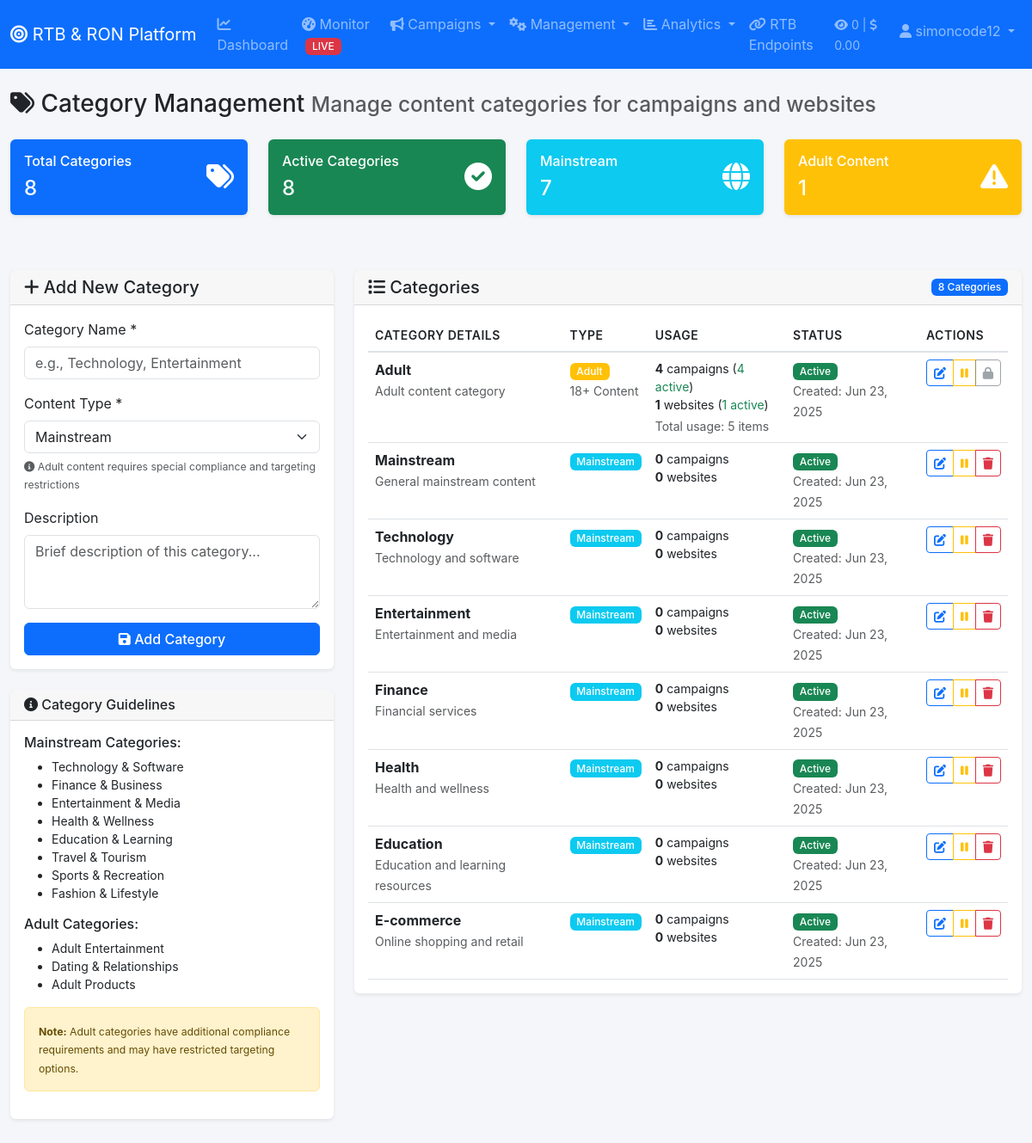
The page /admin/category.php (signed in) on the database its author committed.
### tables this page shows
CREATE TABLE `categories` (
  `id` int(11) NOT NULL,
  `name` varchar(100) NOT NULL,
  `description` text DEFAULT NULL,
  `type` enum('adult','mainstream') DEFAULT 'mainstream',
  `status` enum('active','inactive') DEFAULT 'active',
  `created_at` timestamp NULL DEFAULT current_timestamp(),
  `updated_at` timestamp NULL DEFAULT current_timestamp() ON UPDATE current_timestamp()
);

### config/database.php (called while the page is built, shortened)
<?php
function formatNumber($number) {
    return number_format($number);
}
?>

### admin/category.php (the view, shortened to what this page needs)
<?php
include 'includes/header.php';
$categories = $pdo->query("
    SELECT c.*,
           COUNT(DISTINCT ca.id) as campaign_count,
           COUNT(DISTINCT w.id) as website_count,
           COUNT(DISTINCT CASE WHEN ca.status = 'active' THEN ca.id END) as active_campaigns,
           COUNT(DISTINCT CASE WHEN w.status = 'active' THEN w.id END) as active_websites
    FROM categories c
    LEFT JOIN campaigns ca ON c.id = ca.category_id
    LEFT JOIN websites w ON c.id = w.category_id
    GROUP BY c.id
    ORDER BY c.created_at DESC
")->fetchAll();
$stats = [
    'total_categories' => $pdo->query("SELECT COUNT(*) FROM categories")->fetchColumn(),
    'active_categories' => $pdo->query("SELECT COUNT(*) FROM categories WHERE status = 'active'")->fetchColumn(),
    'adult_categories' => $pdo->query("SELECT COUNT(*) FROM categories WHERE type = 'adult'")->fetchColumn(),
    'mainstream_categories' => $pdo->query("SELECT COUNT(*) FROM categories WHERE type = 'mainstream'")->fetchColumn()
];
?>
<div class="row">
    <div class="col-12">
        <h1 class="h3 mb-4">
            <i class="fas fa-tags"></i> Category Management
            <small class="text-muted">Manage content categories for campaigns and websites</small>
        </h1>
    </div>
</div>
<div class="row mb-4">
    <div class="col-lg-3 col-md-6 mb-3">
        <div class="card bg-primary text-white">
            <div class="card-body">
                <div class="d-flex justify-content-between">
                    <div>
                        <h6 class="card-title">Total Categories</h6>
                        <h4 class="mb-0"><?php echo formatNumber($stats['total_categories']); ?></h4>
                    </div>
                    <div class="align-self-center">
                        <i class="fas fa-tags fa-2x"></i>
                    </div>
                </div>
            </div>
        </div>
    </div>
    <div class="col-lg-3 col-md-6 mb-3">
        <div class="card bg-success text-white">
            <div class="card-body">
                <div class="d-flex justify-content-between">
                    <div>
                        <h6 class="card-title">Active Categories</h6>
                        <h4 class="mb-0"><?php echo formatNumber($stats['active_categories']); ?></h4>
                    </div>
                    <div class="align-self-center">
                        <i class="fas fa-check-circle fa-2x"></i>
                    </div>
                </div>
            </div>
        </div>
    </div>
    <div class="col-lg-3 col-md-6 mb-3">
        <div class="card bg-info text-white">
            <div class="card-body">
                <div class="d-flex justify-content-between">
                    <div>
                        <h6 class="card-title">Mainstream</h6>
                        <h4 class="mb-0"><?php echo formatNumber($stats['mainstream_categories']); ?></h4>
                    </div>
                    <div class="align-self-center">
                        <i class="fas fa-globe fa-2x"></i>
                    </div>
                </div>
            </div>
        </div>
    </div>
    <div class="col-lg-3 col-md-6 mb-3">
        <div class="card bg-warning text-white">
            <div class="card-body">
                <div class="d-flex justify-content-between">
                    <div>
                        <h6 class="card-title">Adult Content</h6>
                        <h4 class="mb-0"><?php echo formatNumber($stats['adult_categories']); ?></h4>
                    </div>
                    <div class="align-self-center">
                        <i class="fas fa-exclamation-triangle fa-2x"></i>
                    </div>
                </div>
            </div>
        </div>
    </div>
</div>
<div class="row">
    <div class="col-lg-4 mb-4">
        <div class="card">
            <div class="card-header">
                <h5 class="mb-0"><i class="fas fa-plus"></i> Add New Category</h5>
            </div>
            <div class="card-body">
                <form method="POST">
                    <div class="mb-3">
                        <label for="name" class="form-label">Category Name *</label>
                        <input type="text" class="form-control" id="name" name="name" required
                               placeholder="e.g., Technology, Entertainment">
                    </div>
                    <div class="mb-3">
                        <label for="type" class="form-label">Content Type *</label>
                        <select class="form-select" id="type" name="type" required>
                            <option value="mainstream">Mainstream</option>
                        </select>
                        <div class="form-text">
                            <small>
                                <i class="fas fa-info-circle"></i>
                                Adult content requires special compliance and targeting restrictions
                            </small>
                        </div>
                    </div>
                    <div class="mb-3">
                        <label for="description" class="form-label">Description</label>
                        <textarea class="form-control" id="description" name="description" rows="3"
                                  placeholder="Brief description of this category..."></textarea>
                    </div>
                    <button type="submit" class="btn btn-primary w-100">
                        <i class="fas fa-save"></i> Add Category
                    </button>
                </form>
            </div>
        </div>
        <div class="card mt-4">
            <div class="card-header">
                <h6 class="mb-0"><i class="fas fa-info-circle"></i> Category Guidelines</h6>
            </div>
            <div class="card-body">
                <div class="small">
                    <h6>Mainstream Categories:</h6>
                    <ul>
                        <li>Technology & Software</li>
                        <li>Finance & Business</li>
                        <li>Entertainment & Media</li>
                        <li>Health & Wellness</li>
                        <li>Education & Learning</li>
                        <li>Travel & Tourism</li>
                        <li>Sports & Recreation</li>
                        <li>Fashion & Lifestyle</li>
                    </ul>
                    <h6 class="mt-3">Adult Categories:</h6>
                    <ul>
                        <li>Adult Entertainment</li>
                        <li>Dating & Relationships</li>
                        <li>Adult Products</li>
                    </ul>
                    <div class="alert alert-warning mt-3">
                        <small>
                            <strong>Note:</strong> Adult categories have additional compliance requirements and may have restricted targeting options.
                        </small>
                    </div>
                </div>
            </div>
        </div>
    </div>
    <div class="col-lg-8 mb-4">
        <div class="card">
            <div class="card-header d-flex justify-content-between align-items-center">
                <h5 class="mb-0"><i class="fas fa-list"></i> Categories</h5>
                <span class="badge bg-primary"><?php echo count($categories); ?> Categories</span>
            </div>
            <div class="card-body">
                <?php if (empty($categories)): ?>
                    <div class="text-center py-4">
                        <i class="fas fa-tags fa-3x text-muted mb-3"></i>
                        <p class="text-muted">No categories created yet.</p>
                        <p class="text-muted">Create your first category using the form on the left.</p>
                    </div>
                <?php else: ?>
                    <div class="table-responsive">
                        <table class="table table-hover">
                            <thead>
                                <tr>
                                    <th>Category Details</th>
                                    <th>Type</th>
                                    <th>Usage</th>
                                    <th>Status</th>
                                    <th>Actions</th>
                                </tr>
                            </thead>
                            <tbody>
                                <?php foreach ($categories as $category): ?>
                                <tr>
                                    <td>
                                        <div>
                                            <strong><?php echo htmlspecialchars($category['name']); ?></strong>
                                            <?php if ($category['description']): ?>
                                                <br>
                                                <small class="text-muted">
                                                    <?php echo htmlspecialchars(substr($category['description'], 0, 100)); ?>
                                                </small>
                                            <?php endif; ?>
                                        </div>
                                    </td>
                                    <td>
                                        <span class="badge bg-<?php echo $category['type'] == 'adult' ? 'warning' : 'info'; ?>">
                                            <?php echo ucfirst($category['type']); ?>
                                        </span>
                                        <?php if ($category['type'] == 'adult'): ?>
                                            <br><small class="text-muted">18+ Content</small>
                                        <?php endif; ?>
                                    </td>
                                    <td>
                                        <div class="small">
                                            <div>
                                                <strong><?php echo $category['campaign_count']; ?></strong> campaigns
                                                <?php if ($category['active_campaigns'] > 0): ?>
                                                    (<span class="text-success"><?php echo $category['active_campaigns']; ?> active</span>)
                                                <?php endif; ?>
                                            </div>
                                            <div>
                                                <strong><?php echo $category['website_count']; ?></strong> websites
                                                <?php if ($category['active_websites'] > 0): ?>
                                                    (<span class="text-success"><?php echo $category['active_websites']; ?> active</span>)
                                                <?php endif; ?>
                                            </div>
                                            <?php if ($category['campaign_count'] > 0 || $category['website_count'] > 0): ?>
                                                <div class="text-muted mt-1">
                                                    Total usage: <?php echo $category['campaign_count'] + $category['website_count']; ?> items
                                                </div>
                                            <?php endif; ?>
                                        </div>
                                    </td>
                                    <td>
                                        <span class="badge bg-<?php echo $category['status'] == 'active' ? 'success' : 'secondary'; ?>">
                                            <?php echo ucfirst($category['status']); ?>
                                        </span>
                                        <br>
                                        <small class="text-muted">
                                            Created: <?php echo date('M j, Y', strtotime($category['created_at'])); ?>
                                        </small>
                                    </td>
                                    <td>
                                        <div class="btn-group btn-group-sm">
                                            <button class="btn btn-outline-primary" data-bs-toggle="tooltip" title="Edit"
                                                    onclick="editCategory(<?php echo $category['id']; ?>, '<?php echo htmlspecialchars($category['name']); ?>', '<?php echo htmlspecialchars($category['description']); ?>', '<?php echo $category['type']; ?>')">
                                                <i class="fas fa-edit"></i>
                                            </button>
                                            <a href="?action=toggle_status&id=<?php echo $category['id']; ?>"
                                               class="btn btn-outline-<?php echo $category['status'] == 'active' ? 'warning' : 'success'; ?>"
                                               data-bs-toggle="tooltip"
                                               title="<?php echo $category['status'] == 'active' ? 'Deactivate' : 'Activate'; ?>">
                                                <i class="fas fa-<?php echo $category['status'] == 'active' ? 'pause' : 'play'; ?>"></i>
                                            </a>
                                            <?php if ($category['campaign_count'] == 0 && $category['website_count'] == 0): ?>
                                                <a href="?action=delete&id=<?php echo $category['id']; ?>"
                                                   class="btn btn-outline-danger btn-delete"
                                                   data-bs-toggle="tooltip" title="Delete"
                                                   onclick="return confirm('Are you sure you want to delete this category?')">
                                                    <i class="fas fa-trash"></i>
                                                </a>
                                            <?php else: ?>
                                                <button class="btn btn-outline-secondary"
                                                        data-bs-toggle="tooltip"
                                                        title="Cannot delete - Category is in use"
                                                        disabled>
                                                    <i class="fas fa-lock"></i>
                                                </button>
                                            <?php endif; ?>
                                        </div>
                                    </td>
                                </tr>
                                <?php endforeach; ?>
                            </tbody>
                        </table>
                    </div>
                <?php endif; ?>
            </div>
        </div>
    </div>
</div>
<?php include 'includes/footer.php'; ?>

### asset/css/style.css (style rules this page uses)
:root { --primary-color: #0d6efd; --secondary-color: #6c757d; --success-color: #198754; --info-color: #0dcaf0; --warning-color: #ffc107; --danger-color: #dc3545; --light-color: #f8f9fa; --dark-color: #212529; --sidebar-width: 280px; --header-height: 56px; }
body { font-family: -apple-system, BlinkMacSystemFont, "Segoe UI", Roboto, "Helvetica Neue", Arial, sans-serif; background-color: #f4f6f9; min-height: 100vh; }
.card { border: none; box-shadow: 0 0.125rem 0.25rem rgba(0, 0, 0, 0.075); transition: transform 0.2s, box-shadow 0.2s; margin-bottom: 1.5rem; }
.card-header { background-color: rgba(0, 0, 0, 0.03); border-bottom: 1px solid rgba(0, 0, 0, 0.125); font-weight: 600; }
.table { margin-bottom: 0; }
.table thead th { border-bottom: 2px solid #dee2e6; font-weight: 600; text-transform: uppercase; font-size: 0.875rem; letter-spacing: 0.5px; }
.btn { font-weight: 500; transition: all 0.2s; }
.badge { font-weight: 500; padding: 0.35em 0.65em; }

### rows shown on the page
categories: name "Adult", description "Adult content category", type "Adult", shows "18+ Content", campaign_count "4", active_campaigns "4", website_count "1", active_websites "1", website_count "5", status "Active", created_at "Jun 23, 2025"
categories: name "Mainstream", description "General mainstream content", type "Mainstream", campaign_count "0", website_count "0", status "Active", created_at "Jun 23, 2025"
categories: name "Technology", description "Technology and software", type "Mainstream", campaign_count "0", website_count "0", status "Active", created_at "Jun 23, 2025"
categories: name "Entertainment", description "Entertainment and media", type "Mainstream", campaign_count "0", website_count "0", status "Active", created_at "Jun 23, 2025"
categories: name "Finance", description "Financial services", type "Mainstream", campaign_count "0", website_count "0", status "Active", created_at "Jun 23, 2025"
categories: name "Health", description "Health and wellness", type "Mainstream", campaign_count "0", website_count "0", status "Active", created_at "Jun 23, 2025"
categories: name "Education", description "Education and learning resources", type "Mainstream", campaign_count "0", website_count "0", status "Active", created_at "Jun 23, 2025"
categories: name "E-commerce", description "Online shopping and retail", type "Mainstream", campaign_count "0", website_count "0", status "Active", created_at "Jun 23, 2025"

### other values the page prints
$today_stats['impressions'] "0"
$today_stats['revenue'] "0.00"
$_SESSION['username'] "simoncode12"
formatNumber($stats['total_categories']) "8"
formatNumber($stats['active_categories']) "8"
formatNumber($stats['mainstream_categories']) "7"
formatNumber($stats['adult_categories']) "1"
count($categories) "8"
